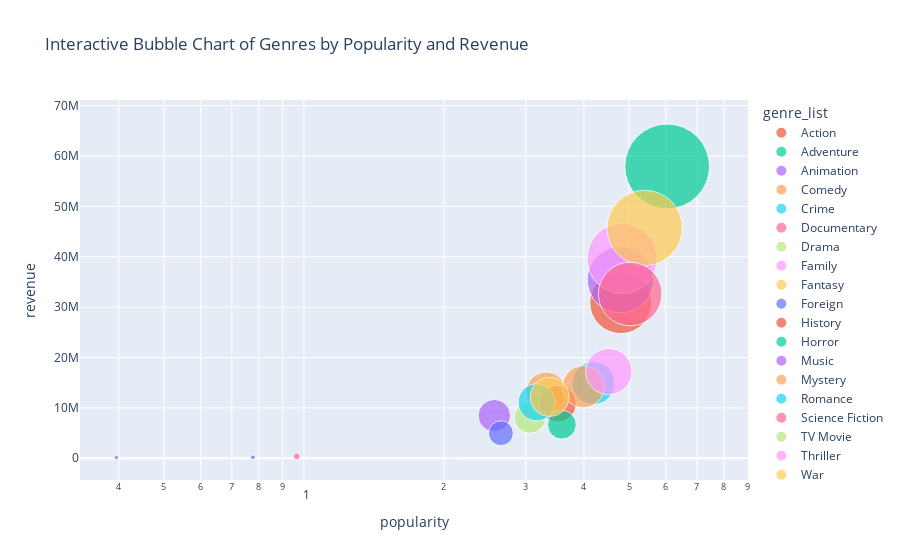

Source (notebook cell):
### Markdown cell above
5. Interactive Bubble Chart of Genres by Popularity and Revenue

### Code cell
data['genre_list'] = data['genre_list'].str.strip('[]').str.replace("'", "").str.split(', ')
genre_data_exploded = data.explode('genre_list')
genre_data_exploded['popularity'] = genre_data_exploded['popularity'].astype(float)
genre_data_exploded['revenue'] = genre_data_exploded['revenue'].astype(float)

# Grouping data by genre and calculating average popularity and revenue
genre_summary = genre_data_exploded.groupby('genre_list').agg({'popularity': 'mean', 'revenue': 'mean'}).reset_index()

# Creating the interactive bubble chart
fig = px.scatter(genre_summary, x="popularity", y="revenue", size="revenue", color="genre_list", hover_name="genre_list",
                 log_x=True, size_max=60, title="Interactive Bubble Chart of Genres by Popularity and Revenue")
fig.show()

### Figure 1 — Plotly figure (JSON) as saved in the notebook; plotly's stock layout.template omitted (floating-point values rounded to 4 significant figures)
{"data": [{"hovertemplate": "<b>%{hovertext}</b><br><br>genre_list=<br>popularity=%{x}<br>revenue=%{marker.size}<extra></extra>", "hovertext": [""], "legendgroup": "", "marker": {"color": "#636efa", "size": [154400.0], "sizemode": "area", "sizeref": 16090.0, "symbol": "circle"}, "mode": "markers", "name": "", "orientation": "v", "showlegend": false, "type": "scatter", "x": [0.3953], "xaxis": "x", "y": [154400.0], "yaxis": "y"}, {"hovertemplate": "<b>%{hovertext}</b><br><br>genre_list=Action<br>popularity=%{x}<br>revenue=%{marker.size}<extra></extra>", "hovertext": ["Action"], "legendgroup": "Action", "marker": {"color": "#EF553B", "size": [30890000.0], "sizemode": "area", "sizeref": 16090.0, "symbol": "circle"}, "mode": "markers", "name": "Action", "orientation": "v", "showlegend": true, "type": "scatter", "x": [4.799], "xaxis": "x", "y": [30890000.0], "yaxis": "y"}, {"hovertemplate": "<b>%{hovertext}</b><br><br>genre_list=Adventure<br>popularity=%{x}<br>revenue=%{marker.size}<extra></extra>", "hovertext": ["Adventure"], "legendgroup": "Adventure", "marker": {"color": "#00cc96", "size": [57920000.0], "sizemode": "area", "sizeref": 16090.0, "symbol": "circle"}, "mode": "markers", "name": "Adventure", "orientation": "v", "showlegend": true, "type": "scatter", "x": [6.039], "xaxis": "x", "y": [57920000.0], "yaxis": "y"}, {"hovertemplate": "<b>%{hovertext}</b><br><br>genre_list=Animation<br>popularity=%{x}<br>revenue=%{marker.size}<extra></extra>", "hovertext": ["Animation"], "legendgroup": "Animation", "marker": {"color": "#ab63fa", "size": [35460000.0], "sizemode": "area", "sizeref": 16090.0, "symbol": "circle"}, "mode": "markers", "name": "Animation", "orientation": "v", "showlegend": true, "type": "scatter", "x": [4.79], "xaxis": "x", "y": [35460000.0], "yaxis": "y"}, {"hovertemplate": "<b>%{hovertext}</b><br><br>genre_list=Comedy<br>popularity=%{x}<br>revenue=%{marker.size}<extra></extra>", "hovertext": ["Comedy"], "legendgroup": "Comedy", "marker": {"color": "#FFA15A", "size": [13120000.0], "sizemode": "area", "sizeref": 16090.0, "symbol": "circle"}, "mode": "markers", "name": "Comedy", "orientation": "v", "showlegend": true, "type": "scatter", "x": [3.318], "xaxis": "x", "y": [13120000.0], "yaxis": "y"}, {"hovertemplate": "<b>%{hovertext}</b><br><br>genre_list=Crime<br>popularity=%{x}<br>revenue=%{marker.size}<extra></extra>", "hovertext": ["Crime"], "legendgroup": "Crime", "marker": {"color": "#19d3f3", "size": [14920000.0], "sizemode": "area", "sizeref": 16090.0, "symbol": "circle"}, "mode": "markers", "name": "Crime", "orientation": "v", "showlegend": true, "type": "scatter", "x": [4.191], "xaxis": "x", "y": [14920000.0], "yaxis": "y"}, {"hovertemplate": "<b>%{hovertext}</b><br><br>genre_list=Documentary<br>popularity=%{x}<br>revenue=%{marker.size}<extra></extra>", "hovertext": ["Documentary"], "legendgroup": "Documentary", "marker": {"color": "#FF6692", "size": [379100.0], "sizemode": "area", "sizeref": 16090.0, "symbol": "circle"}, "mode": "markers", "name": "Documentary", "orientation": "v", "showlegend": true, "type": "scatter", "x": [0.9651], "xaxis": "x", "y": [379100.0], "yaxis": "y"}, {"hovertemplate": "<b>%{hovertext}</b><br><br>genre_list=Drama<br>popularity=%{x}<br>revenue=%{marker.size}<extra></extra>", "hovertext": ["Drama"], "legendgroup": "Drama", "marker": {"color": "#B6E880", "size": [8090000.0], "sizemode": "area", "sizeref": 16090.0, "symbol": "circle"}, "mode": "markers", "name": "Drama", "orientation": "v", "showlegend": true, "type": "scatter", "x": [3.062], "xaxis": "x", "y": [8090000.0], "yaxis": "y"}, {"hovertemplate": "<b>%{hovertext}</b><br><br>genre_list=Family<br>popularity=%{x}<br>revenue=%{marker.size}<extra></extra>", "hovertext": ["Family"], "legendgroup": "Family", "marker": {"color": "#FF97FF", "size": [39660000.0], "sizemode": "area", "sizeref": 16090.0, "symbol": "circle"}, "mode": "markers", "name": "Family", "orientation": "v", "showlegend": true, "type": "scatter", "x": [4.833], "xaxis": "x", "y": [39660000.0], "yaxis": "y"}, {"hovertemplate": "<b>%{hovertext}</b><br><br>genre_list=Fantasy<br>popularity=%{x}<br>revenue=%{marker.size}<extra></extra>", "hovertext": ["Fantasy"], "legendgroup": "Fantasy", "marker": {"color": "#FECB52", "size": [45710000.0], "sizemode": "area", "sizeref": 16090.0, "symbol": "circle"}, "mode": "markers", "name": "Fantasy", "orientation": "v", "showlegend": true, "type": "scatter", "x": [5.404], "xaxis": "x", "y": [45710000.0], "yaxis": "y"}, {"hovertemplate": "<b>%{hovertext}</b><br><br>genre_list=Foreign<br>popularity=%{x}<br>revenue=%{marker.size}<extra></extra>", "hovertext": ["Foreign"], "legendgroup": "Foreign", "marker": {"color": "#636efa", "size": [183900.0], "sizemode": "area", "sizeref": 16090.0, "symbol": "circle"}, "mode": "markers", "name": "Foreign", "orientation": "v", "showlegend": true, "type": "scatter", "x": [0.777], "xaxis": "x", "y": [183900.0], "yaxis": "y"}, {"hovertemplate": "<b>%{hovertext}</b><br><br>genre_list=History<br>popularity=%{x}<br>revenue=%{marker.size}<extra></extra>", "hovertext": ["History"], "legendgroup": "History", "marker": {"color": "#EF553B", "size": [10850000.0], "sizemode": "area", "sizeref": 16090.0, "symbol": "circle"}, "mode": "markers", "name": "History", "orientation": "v", "showlegend": true, "type": "scatter", "x": [3.516], "xaxis": "x", "y": [10850000.0], "yaxis": "y"}, {"hovertemplate": "<b>%{hovertext}</b><br><br>genre_list=Horror<br>popularity=%{x}<br>revenue=%{marker.size}<extra></extra>", "hovertext": ["Horror"], "legendgroup": "Horror", "marker": {"color": "#00cc96", "size": [6663000.0], "sizemode": "area", "sizeref": 16090.0, "symbol": "circle"}, "mode": "markers", "name": "Horror", "orientation": "v", "showlegend": true, "type": "scatter", "x": [3.587], "xaxis": "x", "y": [6663000.0], "yaxis": "y"}, {"hovertemplate": "<b>%{hovertext}</b><br><br>genre_list=Music<br>popularity=%{x}<br>revenue=%{marker.size}<extra></extra>", "hovertext": ["Music"], "legendgroup": "Music", "marker": {"color": "#ab63fa", "size": [8462000.0], "sizemode": "area", "sizeref": 16090.0, "symbol": "circle"}, "mode": "markers", "name": "Music", "orientation": "v", "showlegend": true, "type": "scatter", "x": [2.567], "xaxis": "x", "y": [8462000.0], "yaxis": "y"}, {"hovertemplate": "<b>%{hovertext}</b><br><br>genre_list=Mystery<br>popularity=%{x}<br>revenue=%{marker.size}<extra></extra>", "hovertext": ["Mystery"], "legendgroup": "Mystery", "marker": {"color": "#FFA15A", "size": [14200000.0], "sizemode": "area", "sizeref": 16090.0, "symbol": "circle"}, "mode": "markers", "name": "Mystery", "orientation": "v", "showlegend": true, "type": "scatter", "x": [3.987], "xaxis": "x", "y": [14200000.0], "yaxis": "y"}, {"hovertemplate": "<b>%{hovertext}</b><br><br>genre_list=Romance<br>popularity=%{x}<br>revenue=%{marker.size}<extra></extra>", "hovertext": ["Romance"], "legendgroup": "Romance", "marker": {"color": "#19d3f3", "size": [11110000.0], "sizemode": "area", "sizeref": 16090.0, "symbol": "circle"}, "mode": "markers", "name": "Romance", "orientation": "v", "showlegend": true, "type": "scatter", "x": [3.165], "xaxis": "x", "y": [11110000.0], "yaxis": "y"}, {"hovertemplate": "<b>%{hovertext}</b><br><br>genre_list=Science Fiction<br>popularity=%{x}<br>revenue=%{marker.size}<extra></extra>", "hovertext": ["Science Fiction"], "legendgroup": "Science Fiction", "marker": {"color": "#FF6692", "size": [32610000.0], "sizemode": "area", "sizeref": 16090.0, "symbol": "circle"}, "mode": "markers", "name": "Science Fiction", "orientation": "v", "showlegend": true, "type": "scatter", "x": [5.028], "xaxis": "x", "y": [32610000.0], "yaxis": "y"}, {"hovertemplate": "<b>%{hovertext}</b><br><br>genre_list=TV Movie<br>popularity=%{x}<br>revenue=%{marker.size}<extra></extra>", "hovertext": ["TV Movie"], "legendgroup": "TV Movie", "marker": {"color": "#B6E880", "size": [56380.0], "sizemode": "area", "sizeref": 16090.0, "symbol": "circle"}, "mode": "markers", "name": "TV Movie", "orientation": "v", "showlegend": true, "type": "scatter", "x": [2.079], "xaxis": "x", "y": [56380.0], "yaxis": "y"}, {"hovertemplate": "<b>%{hovertext}</b><br><br>genre_list=Thriller<br>popularity=%{x}<br>revenue=%{marker.size}<extra></extra>", "hovertext": ["Thriller"], "legendgroup": "Thriller", "marker": {"color": "#FF97FF", "size": [17210000.0], "sizemode": "area", "sizeref": 16090.0, "symbol": "circle"}, "mode": "markers", "name": "Thriller", "orientation": "v", "showlegend": true, "type": "scatter", "x": [4.525], "xaxis": "x", "y": [17210000.0], "yaxis": "y"}, {"hovertemplate": "<b>%{hovertext}</b><br><br>genre_list=War<br>popularity=%{x}<br>revenue=%{marker.size}<extra></extra>", "hovertext": ["War"], "legendgroup": "War", "marker": {"color": "#FECB52", "size": [12180000.0], "sizemode": "area", "sizeref": 16090.0, "symbol": "circle"}, "mode": "markers", "name": "War", "orientation": "v", "showlegend": true, "type": "scatter", "x": [3.375], "xaxis": "x", "y": [12180000.0], "yaxis": "y"}, {"hovertemplate": "<b>%{hovertext}</b><br><br>genre_list=Western<br>popularity=%{x}<br>revenue=%{marker.size}<extra></extra>", "hovertext": ["Western"], "legendgroup": "Western", "marker": {"color": "#636efa", "size": [4973000.0], "sizemode": "area", "sizeref": 16090.0, "symbol": "circle"}, "mode": "markers", "name": "Western", "orientation": "v", "showlegend": true, "type": "scatter", "x": [2.652], "xaxis": "x", "y": [4973000.0], "yaxis": "y"}], "layout": {"autosize": true, "legend": {"itemsizing": "constant", "title": {"text": "genre_list"}, "tracegroupgap": 0}, "title": {"text": "Interactive Bubble Chart of Genres by Popularity and Revenue"}, "xaxis": {"anchor": "y", "autorange": true, "domain": [0, 1], "range": [-0.4783, 0.9293], "title": {"text": "popularity"}, "type": "log"}, "yaxis": {"anchor": "x", "autorange": true, "domain": [0, 1], "range": [-7071000.0, 87600000.0], "title": {"text": "revenue"}, "type": "linear"}}}
